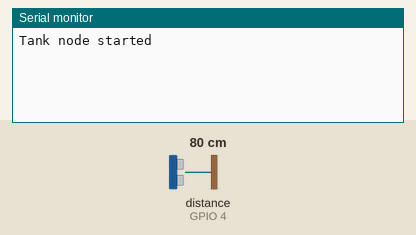
Simulated run of this sketch. Board: ESP32-C3. Shown: the last lines printed to the serial monitor. Wiring (inferred from the names in the program): ultrasonic range finder: trigger GPIO 5; echo GPIO 4. The test bench sets the inputs (shaded band); at power-on: distance to the obstacle (sensor on GPIO 4) 80 cm. The echo pulse lasts 58.3 µs per cm; WiFi joins after 1.5 s; servers stay silent unless stated; uploads are accepted with an empty reply; the local clock reads 2024-03-15 10:24:30 at power-on unless the sketch sets it. At 8.4 s the program puts the board to deep sleep or switches it off; the recording ends there.

Above: at 1.5 s.
1.6 s: distance to the obstacle (sensor on GPIO 4) set to 35 cm
At 3.2 s:
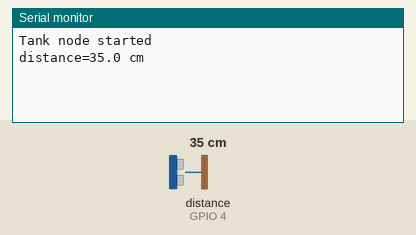
At 4.9 s:
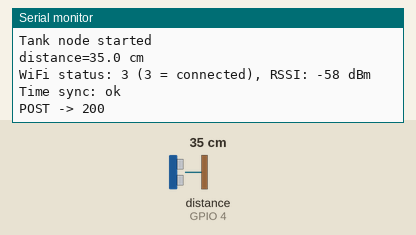

The sketch:

esp_code.ino
```cpp
// ESP32-C3 SuperMini water tank node (final): power sensor -> measure -> POST to server -> deep sleep.
// Board: ESP32C3 Dev Module, USB CDC On Boot: Enabled.
// TEST_MODE = true  -> never deep sleeps (Serial Monitor stays alive), repeats every SLEEP_SECONDS.
// TEST_MODE = false -> real use: deep sleep between readings. (USB serial disconnects while asleep.)
#include <WiFi.h>
#include <string.h>
#include <time.h>
#include <HTTPClient.h>
#include <WiFiClientSecure.h>

// ---------- CONFIG ----------
// Wi-Fi name/password and API key live in secrets.h (not committed to Git). Copy secrets.example.h to secrets.h and fill it in.
#include "secrets.h"
const char* SERVER_URL = "https://tank-monitor-kdc9.onrender.com/api/readings";
// TLS certificate check. Paste the PEM of your server's CA certificate between the quotes (see README, "TLS").
// Left empty, the node still encrypts traffic but does NOT verify the server (prints a warning).
const char* ROOT_CA = R"PEM(
-----BEGIN CERTIFICATE-----
MIICCTCCAY6gAwIBAgINAgPlwGjvYxqccpBQUjAKBggqhkjOPQQDAzBHMQswCQYD
VQQGEwJVUzEiMCAGA1UEChMZR29vZ2xlIFRydXN0IFNlcnZpY2VzIExMQzEUMBIG
A1UEAxMLR1RTIFJvb3QgUjQwHhcNMTYwNjIyMDAwMDAwWhcNMzYwNjIyMDAwMDAw
WjBHMQswCQYDVQQGEwJVUzEiMCAGA1UEChMZR29vZ2xlIFRydXN0IFNlcnZpY2Vz
IExMQzEUMBIGA1UEAxMLR1RTIFJvb3QgUjQwdjAQBgcqhkjOPQIBBgUrgQQAIgNi
AATzdHOnaItgrkO4NcWBMHtLSZ37wWHO5t5GvWvVYRg1rkDdc/eJkTBa6zzuhXyi
QHY7qca4R9gq55KRanPpsXI5nymfopjTX15YhmUPoYRlBtHci8nHc8iMai/lxKvR
HYqjQjBAMA4GA1UdDwEB/wQEAwIBhjAPBgNVHRMBAf8EBTADAQH/MB0GA1UdDgQW
BBSATNbrdP9JNqPV2Py1PsVq8JQdjDAKBggqhkjOPQQDAwNpADBmAjEA6ED/g94D
9J+uHXqnLrmvT/aDHQ4thQEd0dlq7A/Cr8deVl5c1RxYIigL9zC2L7F8AjEA8GE8
p/SgguMh1YQdc4acLa/KNJvxn7kjNuK8YAOdgLOaVsjh4rsUecrNIdSUtUlD
-----END CERTIFICATE-----
)PEM";
const int TRIG_PIN = 5;            // sensor RX (Trig) <- GPIO5
const int ECHO_PIN = 4;            // sensor TX (Echo) -> GPIO4
const int SENSOR_POWER_PIN = 6;    // GPIO6 -> 1k -> 2N2222 base; HIGH = sensor ON
const uint32_t SLEEP_SECONDS =3UL * 3600UL ;
const int SAMPLES = 7;
const uint32_t TRIG_PULSE_US = 130;   // trigger pulse width in microseconds (130 gave stable readings)
const uint32_t HTTP_TIMEOUT_MS = 75000;        // free cloud servers can take ~1 min to wake up
const uint32_t SENSOR_WARMUP_MS = 1000;
const bool TEST_MODE = false;                   // true = Serial Monitor stays alive; set false for real use (deep sleep)
// ----------------------------

#define MAX_PENDING 8
// RTC memory survives deep sleep (not a power loss). Unsent readings wait here for the next wake.
RTC_DATA_ATTR uint32_t wakeCount = 0;
RTC_DATA_ATTR int pendingCount = 0;
RTC_DATA_ATTR float pendDist[MAX_PENDING];
RTC_DATA_ATTR uint32_t pendWake[MAX_PENDING];

float readDistanceOnce() {
  digitalWrite(TRIG_PIN, LOW);  delayMicroseconds(5);
  digitalWrite(TRIG_PIN, HIGH); delayMicroseconds(TRIG_PULSE_US);
  digitalWrite(TRIG_PIN, LOW);
  unsigned long us = pulseIn(ECHO_PIN, HIGH, 40000UL);  // 40 ms timeout
  if (us == 0) return -1;
  return us * 0.0343f / 2.0f;  // cm at ~20 C
}

// Median of N samples rejects the occasional false echo.
float readDistanceMedian() {
  float v[SAMPLES]; int n = 0;
  for (int i = 0; i < SAMPLES; i++) {
    float d = readDistanceOnce();
    if (d > 20 && d < 250) v[n++] = d;   // SR04M-2 has ~20 cm dead zone
    delay(120);
  }
  if (n == 0) return -1;
  for (int i = 0; i < n - 1; i++)
    for (int j = i + 1; j < n; j++)
      if (v[j] < v[i]) { float t = v[i]; v[i] = v[j]; v[j] = t; }
  return v[n / 2];
}

void sensorPower(bool on) {
  digitalWrite(SENSOR_POWER_PIN, on ? HIGH : LOW);
}

bool connectWiFi() {
  if (WiFi.status() == WL_CONNECTED) return true;
  WiFi.disconnect(true);               // cancel any attempt still in progress
  delay(300);
  WiFi.mode(WIFI_STA);
  WiFi.setTxPower(WIFI_POWER_8_5dBm);  // fixes connection failures on many ESP32-C3 SuperMini boards
  WiFi.begin(WIFI_SSID, WIFI_PASS);
  unsigned long t0 = millis();
  while (WiFi.status() != WL_CONNECTED && millis() - t0 < 20000) delay(250);
  Serial.printf("WiFi status: %d (3 = connected), RSSI: %d dBm\n", WiFi.status(), WiFi.RSSI());
  return WiFi.status() == WL_CONNECTED;
}

void savePending(float dist) {
  if (pendingCount == MAX_PENDING) {  // buffer full: drop the oldest
    for (int i = 1; i < MAX_PENDING; i++) {
      pendDist[i - 1] = pendDist[i]; pendWake[i - 1] = pendWake[i];
    }
    pendingCount--;
  }
  pendDist[pendingCount] = dist;
  pendWake[pendingCount] = wakeCount;
  pendingCount++;
}

bool haveCA() { return strstr(ROOT_CA, "BEGIN CERTIFICATE") != nullptr; }

// Certificate checks need the real date (the ESP32 forgets it in deep sleep).
bool syncTime() {
  configTime(0, 0, "pool.ntp.org", "time.google.com");
  unsigned long t0 = millis();
  while (time(nullptr) < 1700000000 && millis() - t0 < 15000) delay(200);
  bool ok = time(nullptr) >= 1700000000;
  Serial.printf("Time sync: %s\n", ok ? "ok" : "FAILED");
  return ok;
}

bool postReading(float dist, uint32_t ageSeconds) {
  WiFiClientSecure secure;
  if (haveCA()) secure.setCACert(ROOT_CA);   // verify the server's certificate
  else secure.setInsecure();                 // encrypted but unverified (set ROOT_CA to fix)
  HTTPClient http;
  bool https = String(SERVER_URL).startsWith("https");
  if (https) http.begin(secure, SERVER_URL); else http.begin(SERVER_URL);
  http.setConnectTimeout(30000);
  http.setTimeout(HTTP_TIMEOUT_MS);
  http.addHeader("Content-Type", "application/json");
  http.addHeader("X-API-Key", API_KEY);
  String body = "{\"distance_cm\":" + String(dist, 1) + ",\"rssi\":" + String(WiFi.RSSI());
  if (ageSeconds > 0) body += ",\"age_s\":" + String(ageSeconds);
  body += "}";
  int code = http.POST(body);
  Serial.printf("POST -> %d\n", code);
  http.end();
  return code == 201;
}

void goToSleep(uint32_t seconds) {
  sensorPower(false);
  WiFi.disconnect(true);
  esp_sleep_enable_timer_wakeup((uint64_t)seconds * 1000000ULL);
  esp_deep_sleep_start();
}

void setup() {
  Serial.begin(115200);
  delay(TEST_MODE ? 2000 : 300);   // lets a Serial Monitor connect in test mode
  pinMode(TRIG_PIN, OUTPUT);
  pinMode(ECHO_PIN, INPUT);
  pinMode(SENSOR_POWER_PIN, OUTPUT);
  sensorPower(false);
  Serial.println("Tank node started");
}

void runCycle() {
  wakeCount++;

  sensorPower(true);                 // switch the sensor ON through the transistor
  delay(SENSOR_WARMUP_MS);
  float dist = readDistanceMedian();
  sensorPower(false);                // and OFF again to save battery
  Serial.printf("distance=%.1f cm\n", dist);
  if (dist > 0) savePending(dist);

  if (pendingCount > 0 && connectWiFi()) {
    if (!haveCA()) Serial.println("WARNING: ROOT_CA empty, server certificate is NOT verified");
    else if (!syncTime()) {   // cannot verify without the date: keep readings for the next wake
      Serial.println("No time, keeping readings for next time");
      if (!TEST_MODE) goToSleep(SLEEP_SECONDS);
      return;
    }
    int sent = 0;
    while (sent < pendingCount) {  // oldest first
      uint32_t age = (wakeCount - pendWake[sent]) * SLEEP_SECONDS;
      bool ok = false;
      for (int attempt = 0; attempt < 2 && !ok; attempt++) {
        ok = postReading(pendDist[sent], age);
        if (!ok) delay(2000);
      }
      if (!ok) break;  // server unreachable: keep the rest for next time
      sent++;
    }
    for (int i = sent; i < pendingCount; i++) {  // drop what was sent, shift the rest down
      pendDist[i - sent] = pendDist[i]; pendWake[i - sent] = pendWake[i];
    }
    pendingCount -= sent;
  } else if (pendingCount > 0) {
    Serial.println("Wi-Fi not connected; keeping readings for next time");
  }

  if (!TEST_MODE) goToSleep(SLEEP_SECONDS);  // real use: always sleep, even on failure
}

void loop() {
  runCycle();
  delay(SLEEP_SECONDS * 1000UL);   // only reached in test mode
}
```

secrets.example.h
```cpp
// Copy this file to secrets.h (same folder) and fill in your values. secrets.h is ignored by Git.
#pragma once
const char* WIFI_SSID = "YOUR_WIFI_NAME";        // must be a 2.4 GHz network (the ESP32 cannot use 5 GHz)
const char* WIFI_PASS = "YOUR_WIFI_PASSWORD";
const char* API_KEY   = "YOUR_API_KEY";          // must match API_KEY in Render
```

Measured:
- after the input at 1.6 s, the serial monitor: prints a new line after 0.57 s (image 1)
